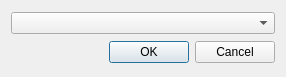
<?xml version="1.0" encoding="UTF-8"?>
<ui version="4.0">
 <class>DefSerialDialog</class>
 <widget class="QDialog" name="DefSerialDialog">
  <property name="geometry">
   <rect>
    <x>0</x>
    <y>0</y>
    <width>286</width>
    <height>77</height>
   </rect>
  </property>
  <property name="windowTitle">
   <string>Default Serial Port Name</string>
  </property>
  <property name="windowIcon">
   <iconset resource="res.qrc">
    <normaloff>:/img/img/logo.png</normaloff>:/img/img/logo.png</iconset>
  </property>
  <layout class="QGridLayout" name="gridLayout">
   <item row="0" column="0">
    <widget class="QComboBox" name="comboBox"/>
   </item>
   <item row="1" column="0">
    <widget class="QDialogButtonBox" name="buttonBox">
     <property name="orientation">
      <enum>Qt::Horizontal</enum>
     </property>
     <property name="standardButtons">
      <set>QDialogButtonBox::Cancel|QDialogButtonBox::Ok</set>
     </property>
    </widget>
   </item>
  </layout>
 </widget>
 <resources>
  <include location="res.qrc"/>
 </resources>
 <connections>
  <connection>
   <sender>buttonBox</sender>
   <signal>accepted()</signal>
   <receiver>DefSerialDialog</receiver>
   <slot>accept()</slot>
   <hints>
    <hint type="sourcelabel">
     <x>248</x>
     <y>254</y>
    </hint>
    <hint type="destinationlabel">
     <x>157</x>
     <y>274</y>
    </hint>
   </hints>
  </connection>
  <connection>
   <sender>buttonBox</sender>
   <signal>rejected()</signal>
   <receiver>DefSerialDialog</receiver>
   <slot>reject()</slot>
   <hints>
    <hint type="sourcelabel">
     <x>316</x>
     <y>260</y>
    </hint>
    <hint type="destinationlabel">
     <x>286</x>
     <y>274</y>
    </hint>
   </hints>
  </connection>
 </connections>
</ui>
